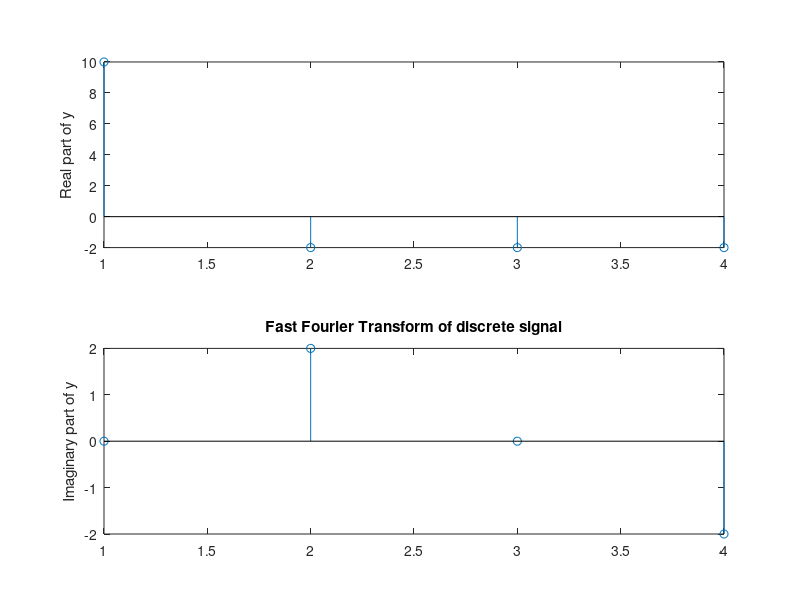

The MATLAB source for this figure:
hold on
x=[ 1 2 3 4];
y=fft(x,4);

subplot(211)
stem(real(y))
ylabel('Real part of y');

subplot(212)
stem(imag(y))
ylabel('Imaginary part of y');

title('Fast Fourier Transform of discrete signal');
hold off 
